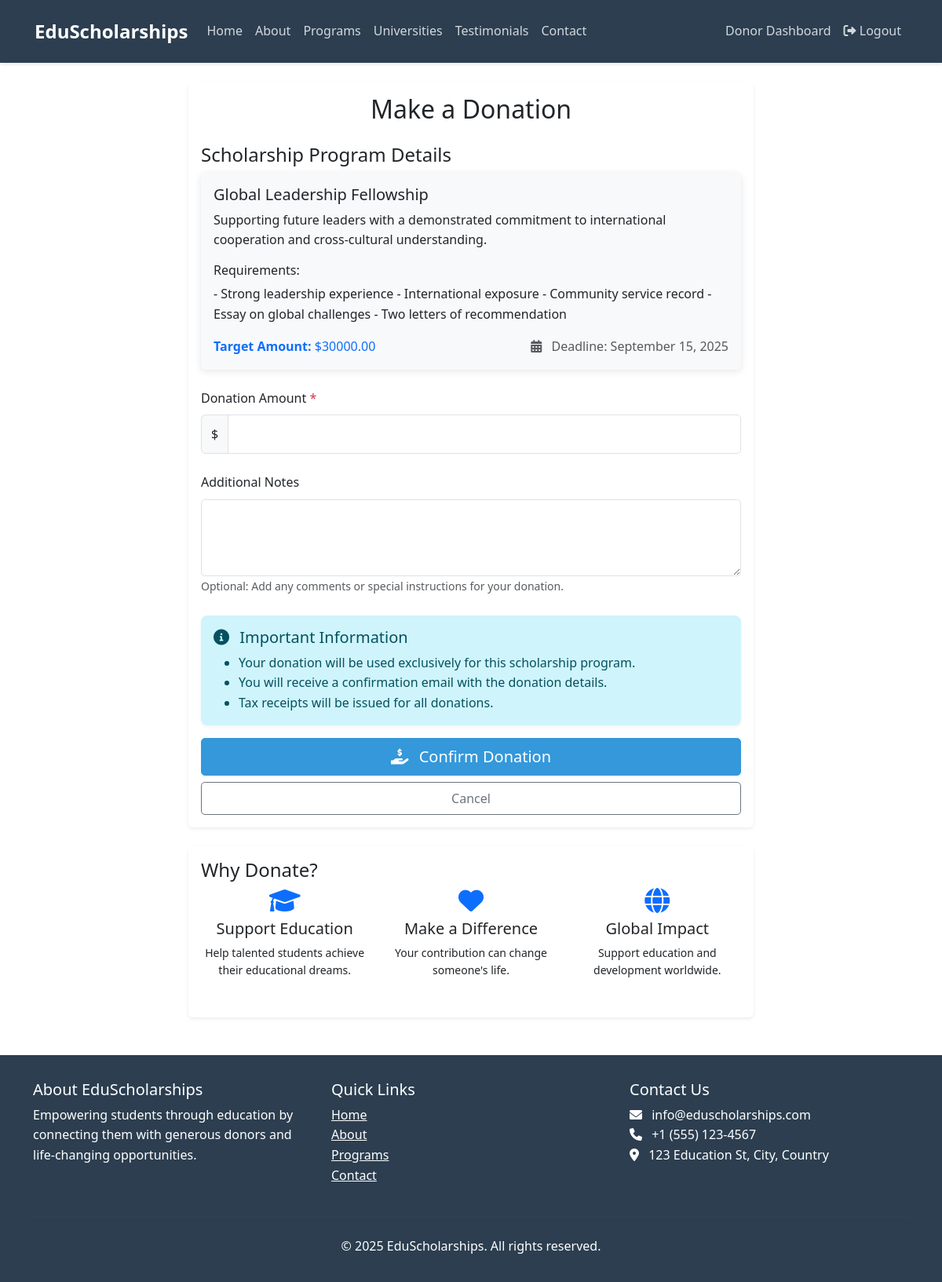
The app's page /make-donation/12/ (signed in) with its own data.
### scholarshipapp/models.py (models this page shows, shortened)
class ScholarshipProgram(models.Model):
    title = models.CharField(max_length=200)
    description = models.TextField()
    requirements = models.TextField()
    deadline = models.DateField()
    amount = models.DecimalField(max_digits=10, decimal_places=2)
    created_at = models.DateTimeField(auto_now_add=True)

### scholarshipapp/views.py (the view)
# urls.py: path('make-donation/<int:program_id>/', views.make_donation, name='make_donation'),
@user_passes_test(is_donor)
def make_donation(request, program_id):
    program = get_object_or_404(ScholarshipProgram, id=program_id)
    if request.method == 'POST':
        form = DonationForm(request.POST)
        if form.is_valid():
            donation = form.save(commit=False)
            donation.donor = request.user.donor
            donation.program = program
            donation.save()
            messages.success(request, 'Donation made successfully!')
            return redirect('donor_dashboard')
    else:
        form = DonationForm()
    return render(request, 'scholarshipapp/make_donation.html', {'form': form, 'program': program})

### scholarshipapp/forms.py
class DonationForm(forms.ModelForm):
    class Meta:
        model = Donation
        fields = ['amount', 'notes']
        widgets = {
            'notes': forms.Textarea(attrs={'rows': 3}),
        }

### scholarshipapp/views.py (called while the page is built)
def is_donor(user):
    return hasattr(user, 'donor')

### templates/scholarshipapp/make_donation.html (shortened to what this page needs)
{% extends 'base.html' %}
{% load widget_tweaks %}
{% block content %}
<div class="container">
    <div class="row justify-content-center">
        <div class="col-md-8">
            <div class="card shadow-sm">
                <div class="card-body">
                    <h2 class="card-title text-center mb-4">Make a Donation</h2>
                    <div class="mb-4">
                        <h4>Scholarship Program Details</h4>
                        <div class="card bg-light">
                            <div class="card-body">
                                <h5 class="card-title">{{ program.title }}</h5>
                                <p class="card-text">{{ program.description }}</p>
                                <div class="mb-3">
                                    <h6>Requirements:</h6>
                                    <p>{{ program.requirements }}</p>
                                </div>
                                <div class="d-flex justify-content-between align-items-center">
                                    <span class="text-primary">
                                        <strong>Target Amount:</strong> ${{ program.amount }}
                                    </span>
                                    <span class="text-muted">
                                        <i class="fas fa-calendar-alt me-2"></i>
                                        Deadline: {{ program.deadline|date:"F d, Y" }}
                                    </span>
                                </div>
                            </div>
                        </div>
                    </div>
                    <form method="post" class="needs-validation" novalidate>
                        <div class="mb-4">
                            <label for="{{ form.amount.id_for_label }}" class="form-label">
                                Donation Amount
                                <span class="text-danger">*</span>
                            </label>
                            <div class="input-group">
                                <span class="input-group-text">$</span>
                                {% render_field form.amount class="form-control" %}
                            </div>
                        </div>
                        <div class="mb-4">
                            <label for="{{ form.notes.id_for_label }}" class="form-label">
                                Additional Notes
                            </label>
                            {% render_field form.notes class="form-control" %}
                            <small class="text-muted">Optional: Add any comments or special instructions for your donation.</small>
                        </div>
                        <div class="alert alert-info">
                            <h5 class="alert-heading">
                                <i class="fas fa-info-circle me-2"></i>
                                Important Information
                            </h5>
                            <ul class="mb-0">
                                <li>Your donation will be used exclusively for this scholarship program.</li>
                                <li>You will receive a confirmation email with the donation details.</li>
                                <li>Tax receipts will be issued for all donations.</li>
                            </ul>
                        </div>
                        <div class="d-grid gap-2">
                            <button type="submit" class="btn btn-primary btn-lg">
                                <i class="fas fa-hand-holding-usd me-2"></i>
                                Confirm Donation
                            </button>
                            <a href="{% url 'donor_dashboard' %}" class="btn btn-outline-secondary">
                                Cancel
                            </a>
                        </div>
                    </form>
                </div>
            </div>
            <div class="card mt-4 shadow-sm">
                <div class="card-body">
                    <h4 class="card-title">Why Donate?</h4>
                    <div class="row">
                        <div class="col-md-4 text-center mb-3">
                            <i class="fas fa-graduation-cap fa-2x text-primary mb-2"></i>
                            <h5>Support Education</h5>
                            <p class="small">Help talented students achieve their educational dreams.</p>
                        </div>
                        <div class="col-md-4 text-center mb-3">
                            <i class="fas fa-heart fa-2x text-primary mb-2"></i>
                            <h5>Make a Difference</h5>
                            <p class="small">Your contribution can change someone's life.</p>
                        </div>
                        <div class="col-md-4 text-center mb-3">
                            <i class="fas fa-globe fa-2x text-primary mb-2"></i>
                            <h5>Global Impact</h5>
                            <p class="small">Support education and development worldwide.</p>
                        </div>
                    </div>
                </div>
            </div>
        </div>
    </div>
</div>
{% endblock %}

### static/css/custom.css (style rules this page uses)
:root { --primary-color: #2c3e50; --secondary-color: #3498db; --accent-color: #e74c3c; --success-color: #2ecc71; --warning-color: #f1c40f; --danger-color: #e74c3c; --light-gray: #f8f9fa; --dark-gray: #343a40; }
body { font-family: 'Segoe UI', Tahoma, Geneva, Verdana, sans-serif; line-height: 1.6; color: var(--dark-gray); }
.card { border: none; box-shadow: 0 2px 10px rgba(0,0,0,0.1); transition: transform 0.3s ease, box-shadow 0.3s ease; }
.btn { border-radius: 5px; padding: 0.5rem 1.5rem; transition: all 0.3s ease; }
.btn-primary { background-color: var(--secondary-color); border-color: var(--secondary-color); }
.form-control { border-radius: 5px; border: 1px solid #dee2e6; padding: 0.75rem; }
.fade-in { animation: fadeIn 0.5s ease-out; }
.alert { border: none; border-radius: 8px; box-shadow: 0 2px 4px rgba(0,0,0,0.05); }

### templates/base.html (style rules this page uses)
:root { --primary-color: #2c3e50; --secondary-color: #3498db; --accent-color: #e74c3c; }
body { font-family: 'Segoe UI', Tahoma, Geneva, Verdana, sans-serif; line-height: 1.6; }
.btn-primary { background-color: var(--secondary-color); border-color: var(--secondary-color); }
.card { border: none; box-shadow: 0 2px 10px rgba(0, 0, 0, 0.1); transition: transform 0.3s ease; }

### records on screen
ScholarshipProgram: title "Global Leadership Fellowship", description "Supporting future leaders with a demonstrated commitment to international cooperation and cross-cultural understanding.", requirements "- Strong leadership experience - International exposure - Community service record - Essay on global challenges - Two letters of recommendation", amount "30000.00", deadline "September 15, 2025"
